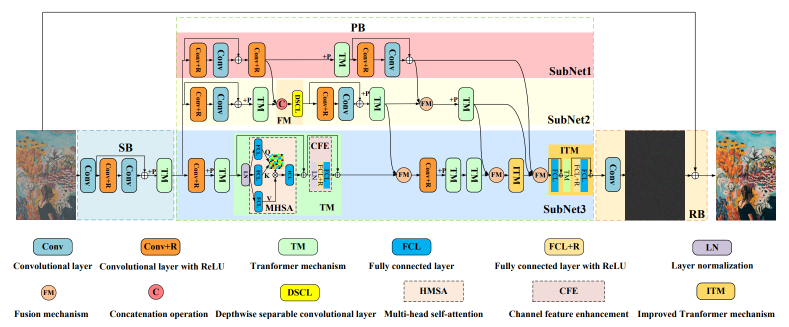
#> input picture assets/image-20230925164634896.png, 1578 x 654 px (shown at 1/2 size); its folder holds 2 pictures in this run
$ python c2g.py ../assets
#> lines starting #> are read from the running program, lines starting #| are printed output that depends on the picture
import os
import cv2
import sys
import numpy as np

def read_path(file_pathname):
#> called with file_pathname = '../assets'
    for filename in os.listdir(file_pathname):                        # 返回这一路径下的所有文件名，得到的是一个列表
        # print(filename)                                               # 这里print一下是为了验证os.listdir返回的不是绝对路径
        img = cv2.imread(file_pathname+'/'+filename, 1)               # 在前面要加上文件夹的路径，1是将图片按照彩色图来读
#> img is the input picture: shape (654, 1578, 3); mean B, G, R 219.4, 224.8, 225.6
        gray_img = cv2.cvtColor(img, cv2.COLOR_BGR2GRAY)              # 彩色图转灰度图
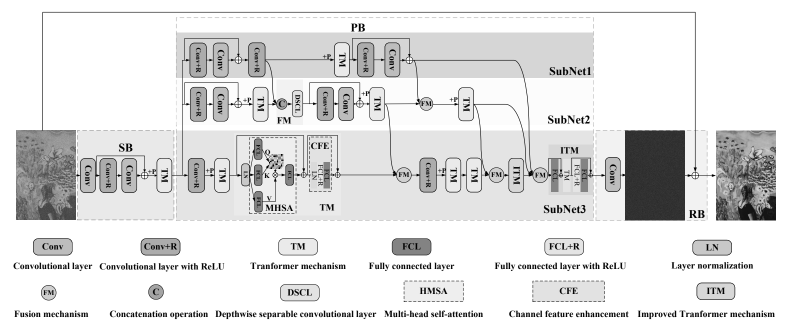
#> gray_img: shape (654, 1578) (shown at 1/2 size); min 0, max 255, mean 224.4
        cv2.imwrite(file_pathname+'_G/' + "G_"+filename, gray_img)     # 保存灰度图；此处如果不改文件名，会覆盖原先的文件
#> pass 2 of the loop in read_path, `for filename in os.listdir(file_pathname):`:
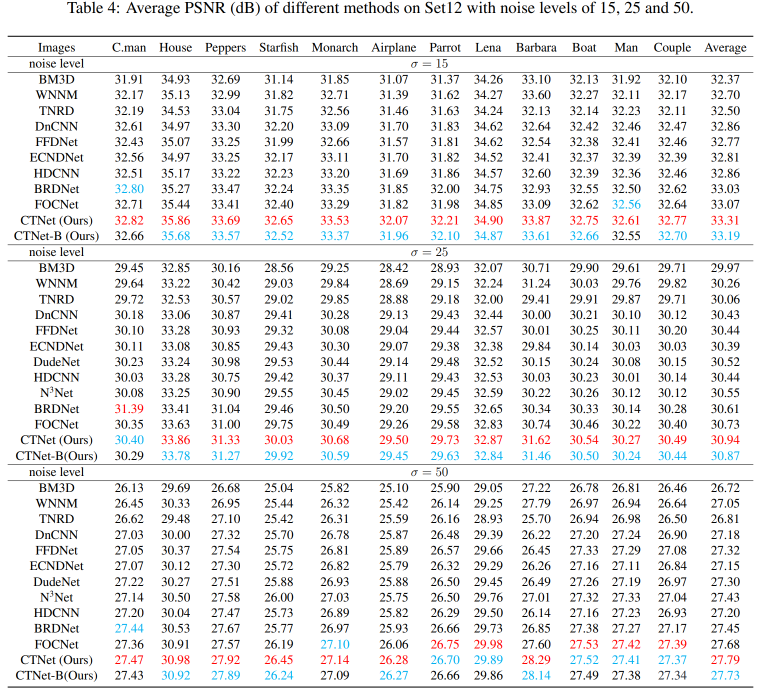
#> input picture assets/image-20230925164932356.png, 1521 x 1383 px (shown at 1/2 size)
#> in read_path, img is the input picture: shape (1383, 1521, 3); mean B, G, R 235.8, 235.5, 235.9
#> in read_path, `gray_img = cv2.cvtColor(img, cv2.COLOR_BGR2GRAY)`:
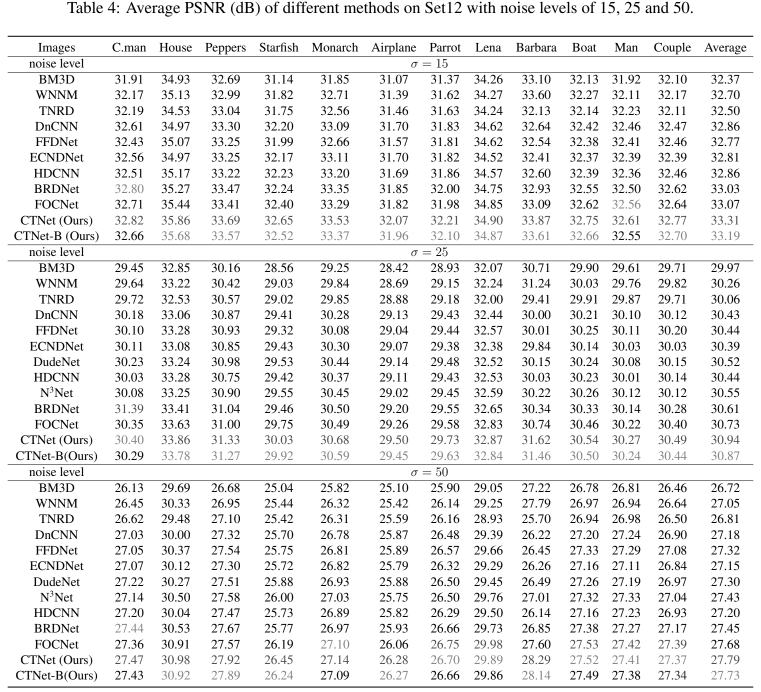
#> gray_img: shape (1383, 1521) (shown at 1/2 size); min 0, max 255, mean 235.6


read_path(sys.argv[1])
